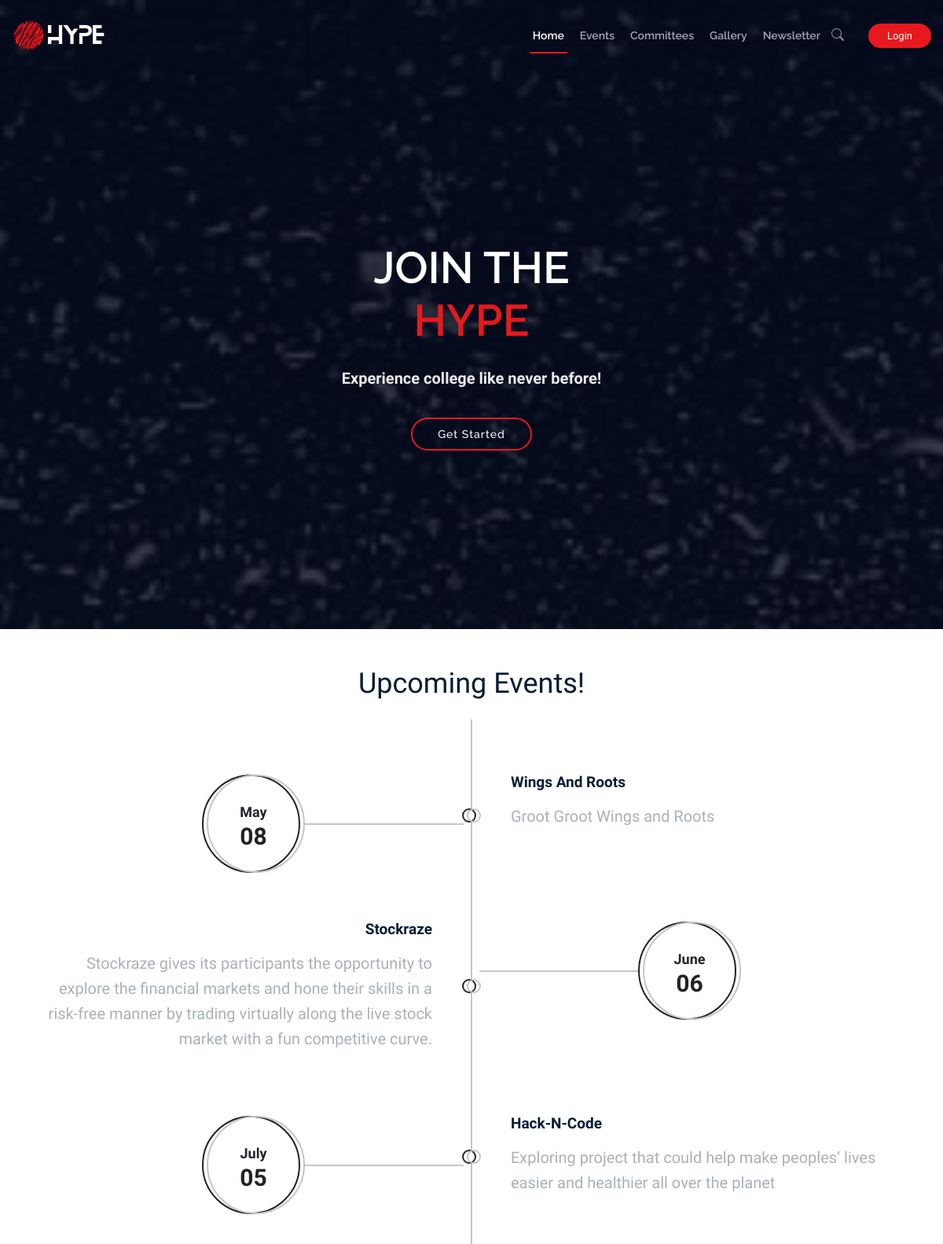
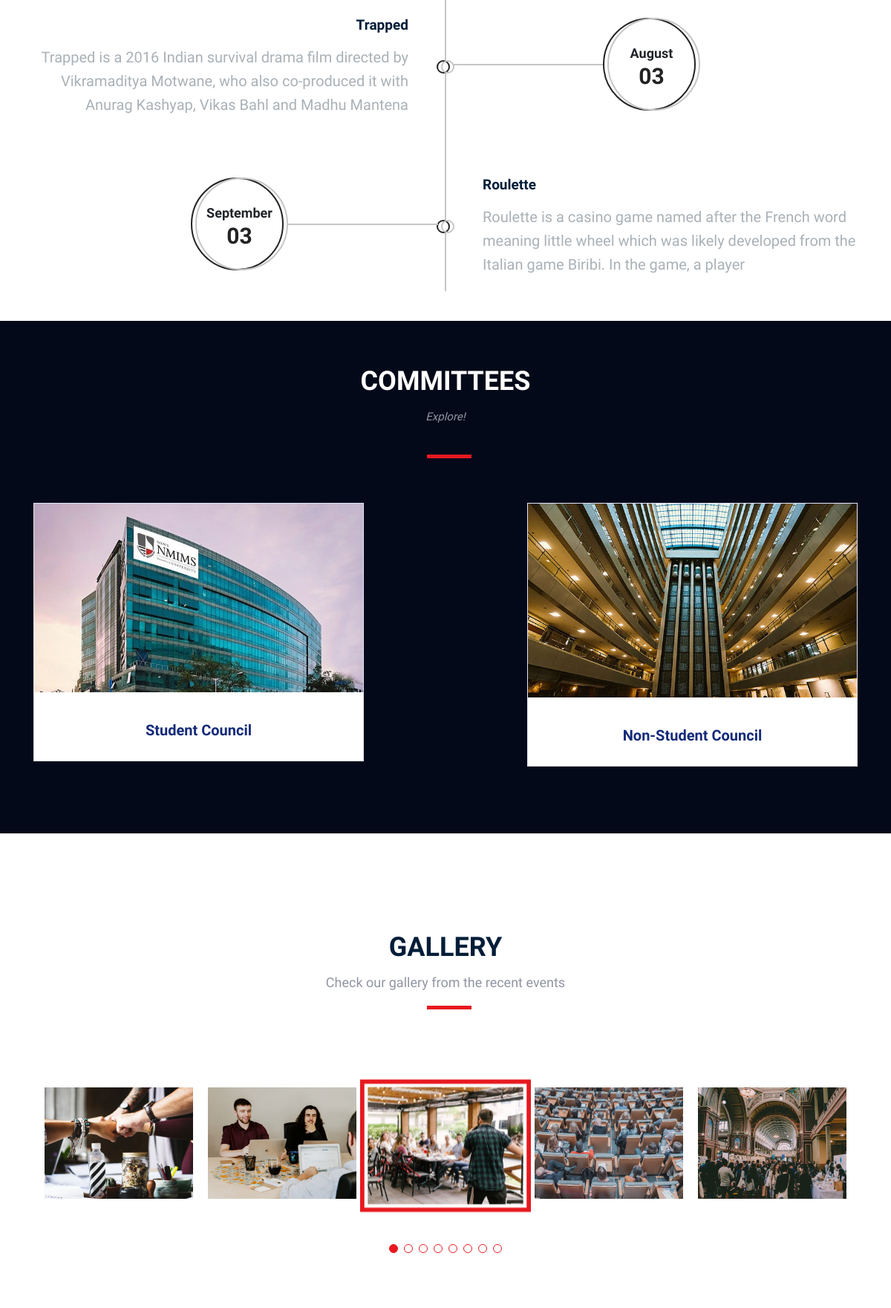
The page / (upper part) on the database its author committed (2 pictures, top to bottom).
### models.py (models this page shows)
class MainEvent(db.Model):
    __tablename__ = 'main_event'
    eid = db.Column(db.Integer, autoincrement=True, primary_key=True, unique=True, nullable=False)
    cid  = db.Column(db.Integer, db.ForeignKey("committee.cid"), nullable=False)
    name = db.Column(db.String, nullable=False)
    about = db.Column(db.String, nullable=False)
    start_date = db.Column(db.String, nullable=False)
    end_date = db.Column(db.String, nullable=False)
    event_website = db.Column(db.String)
    event_socials = db.Column(db.String)
    image = db.Column(db.String, nullable=False)

### app.py (the view, shortened to what this page needs)
@app.route("/", methods=["GET", "POST"])
def hype():
    if request.method == "GET":
        today = date.today()
        timeline = MainEvent.query.filter(MainEvent.start_date >= today).order_by(MainEvent.start_date).limit(5).all()
        date_list = []
        day_list = []
        for t in timeline:
            datetime_object = datetime.strptime(str(t.start_date), '%Y-%m-%d').date()
            date_string = datetime_object.strftime('%B')
            day_string = datetime_object.strftime('%d')
            date_list.append(date_string)
            day_list.append(day_string)
        return render_template("index.html", events=timeline, date_list = date_list, day_list = day_list)

### templates/index.html (shortened to what this page needs)
<!DOCTYPE html>
<html lang="en">
<head>
  <link href="/static/assets/vendor/aos/aos.css" rel="stylesheet">
  <link href="/static/assets/vendor/bootstrap/css/bootstrap.min.css" rel="stylesheet">
  <link href="/static/assets/vendor/bootstrap-icons/bootstrap-icons.css" rel="stylesheet">
  <link href="/static/assets/vendor/glightbox/css/glightbox.min.css" rel="stylesheet">
  <link href="/static/assets/vendor/swiper/swiper-bundle.min.css" rel="stylesheet">
  <link href="/static/assets/css/style.css" rel="stylesheet">
  <link rel="stylesheet" href="/static/css/bootstrap.min.css">
  <link rel="stylesheet" href="/static/css/owl.carousel.min.css">
  <link rel="stylesheet" href="/static/css/magnific-popup.css">
  <link rel="stylesheet" href="/static/css/font-awesome.min.css">
  <link rel="stylesheet" href="/static/css/themify-icons.css">
  <link rel="stylesheet" href="/static/css/gijgo.css">
  <link rel="stylesheet" href="/static/css/nice-select.css">
  <link rel="stylesheet" href="/static/css/animate.css">
  <link rel="stylesheet" href="/static/css/flaticon.css">
  <link rel="stylesheet" href="/static/css/slicknav.css">
  <link rel="stylesheet" href="/static/css/style.css">
</head>
<body>
  <header id="header" class="d-flex align-items-center ">
    <div class="container-fluid container-xxl d-flex align-items-center">
      <div id="logo" class="me-auto">
        <a href="/" class="scrollto"><img src="/static/assets/img/logo.png" alt="" title=""></a>
      </div>
      <nav id="navbar" class="navbar order-last order-lg-0">
        <ul>
          <li><a class="nav-link scrollto " href="#hero">Home</a></li>
          <li><a class="nav-link scrollto" href="#timeline">Events</a></li>
          <li><a class="nav-link scrollto" href="#hotels">Committees</a></li>
          <li><a class="nav-link scrollto" href="#gallery">Gallery</a></li>
          <li><a class="nav-link scrollto" href="#subscribe">Newsletter</a></li>
        </ul>
        <i class="bi bi-search mobile-search-toggle white-icon" style="color: #9195a2; padding-left: 10px;"></i>
      </nav>
      <a class="buy-tickets scrollto" href="/login">Login</a>
    </div>
  </header>
  <section id="hero">
    <div class="hero-container" data-aos="zoom-in" data-aos-delay="100">
      <h1 class="mb-4 pb-0">Join The<br><span>HYPE</span> </h1>
      <p class="mb-4 pb-0">Experience college like never before!</p>
      <a href="#timeline" class="about-btn scrollto">Get Started</a>
    </div>
  </section>
  <br><br>
  <div class="container" id="timeline">
    <h1 class="mb-4 pb-0 text-center">Upcoming Events!</h1>
    <div class="main-timeline">
      <br><br>
      {% for event in events %}
      <div class="timeline">
        <div class="icon"></div>
        <div class="date-content">
          <div class="date-outer">
            <span class="date">
              <span class="month">{{ date_list[loop.index0] }}</span>
              <span class="year">{{ day_list[loop.index0] }}</span>
            </span>
          </div>
        </div>
        <div class="timeline-content">
          <h5 class="title"><a href="/Hype/event/{{event.eid}}" style=" text-transform: capitalize;">{{event.name}}</a>
          </h5>
          <p class="description">
            {{event.about}}
          </p>
        </div>
      </div>
      {% endfor %}
    </div>
  </div>
  <main id="main">
    <section id="hotels" class="section-with-bg" style="background-color: #040919;">
      <div class="container" data-aos="fade-up">
        <div class="section-header">
          <h2><a href="/Hype/committees/all" style="color: white;">Committees</a></h2>
          <p style="color:#9195a2;">Explore!</p>
        </div>
        <div class="row" data-aos="fade-up" data-aos-delay="100">
          <div class="col-lg-5 col-md-5">
            <div class="hotel">
              <div class="hotel-img">
                <img src="/static/assets/img/hotels/1.jpg" alt="Hotel 1" class="img-fluid">
              </div>
              <br>
              <h3 class='text-center'><a href="/Hype/committees/sc">Student Council</a> </h3>
              <br>
            </div>
          </div>
          <div class="col-lg-2 col-md-2">
          </div>
          <div class="col-lg-5 col-md-5">
            <div class="hotel">
              <div class="hotel-img">
                <img src="/static/assets/img/hotels/2.jpg" alt="Hotel 2" class="img-fluid">
              </div>
              <br>
              <h3 class='text-center'><a href="/Hype/committees/others">Non-Student Council</a></h3>
              <br>
            </div>
          </div>
        </div>
      </div>
    </section>
    <br><br><br>
    <section id="gallery">
      <div class="container" data-aos="fade-up">
        <div class="section-header">
          <h2>Gallery</h2>
          <p>Check our gallery from the recent events</p>
        </div>
      </div>
      <div class="gallery-slider swiper">
        <div class="swiper-wrapper align-items-center">
          <div class="swiper-slide"><a href="/static/assets/img/gallery/1.jpg" class="gallery-lightbox"><img
                src="/static/assets/img/gallery/1.jpg" class="img-fluid" alt=""></a></div>
          <div class="swiper-slide"><a href="/static/assets/img/gallery/2.jpg" class="gallery-lightbox"><img
                src="/static/assets/img/gallery/2.jpg" class="img-fluid" alt=""></a></div>
          <div class="swiper-slide"><a href="/static/assets/img/gallery/3.jpg" class="gallery-lightbox"><img
                src="/static/assets/img/gallery/3.jpg" class="img-fluid" alt=""></a></div>
          <div class="swiper-slide"><a href="/static/assets/img/gallery/7.jpg" class="gallery-lightbox"><img
                src="/static/assets/img/gallery/7.jpg" class="img-fluid" alt=""></a></div>
          <div class="swiper-slide"><a href="/static/assets/img/gallery/8.jpg" class="gallery-lightbox"><img
                src="/static/assets/img/gallery/8.jpg" class="img-fluid" alt=""></a></div>
        </div>
        <div class="swiper-pagination"></div>
      </div>
    </section>
  </main>
</body>
</html>

### rows shown on the page
MainEvent: index0 "May", day_list "08", name "Wings And Roots", about "Groot Groot Wings and Roots"
MainEvent: index0 "June", day_list "06", name "Stockraze", about "Stockraze gives its participants the opportunity to explore the financial markets and hone their skills in a risk-free manner by trading virtually along the live stock market with a fun competitive curve."
MainEvent: index0 "July", day_list "05", name "Hack-N-Code", about "Exploring project that could help make peoples’ lives easier and healthier all over the planet"
MainEvent: index0 "August", day_list "03", name "Trapped", about "Trapped is a 2016 Indian survival drama film directed by Vikramaditya Motwane, who also co-produced it with Anurag Kashyap, Vikas Bahl and Madhu Mantena"
MainEvent: index0 "September", day_list "03", name "Roulette", about "Roulette is a casino game named after the French word meaning little wheel which was likely developed from the Italian game Biribi. In the game, a player"
